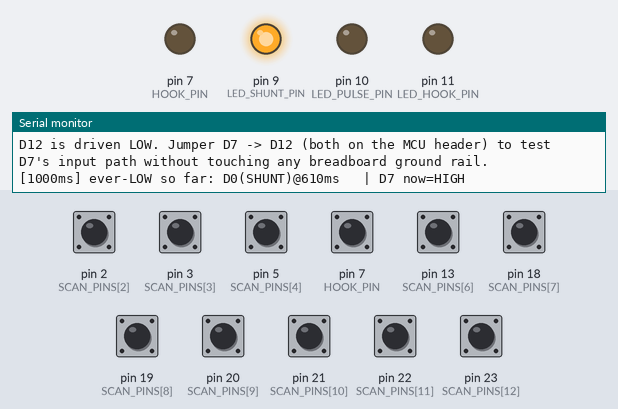
A sketch run on a simulated Arduino Mega 2560, built with avr-gcc and run on an emulated ATmega2560. On the bench: output pins drawn as LEDs (lit = HIGH), the last lines printed to the serial monitor. Inputs (shaded band) come from the test bench; at power-on: pin 2 (SCAN_PINS[2]), pin 3 (SCAN_PINS[3]), pin 5 (SCAN_PINS[4]), pin 7 (HOOK_PIN), pin 13 (SCAN_PINS[6]), pin 18 (SCAN_PINS[7]), pin 19 (SCAN_PINS[8]), pin 20 (SCAN_PINS[9]), pin 21 (SCAN_PINS[10]), pin 22 (SCAN_PINS[11]), pin 23 (SCAN_PINS[12]) HIGH.

Above: at 1.8 s.
1.9 s: pin 7 (HOOK_PIN) pulled LOW for 0.15 s
At 1.97 s:
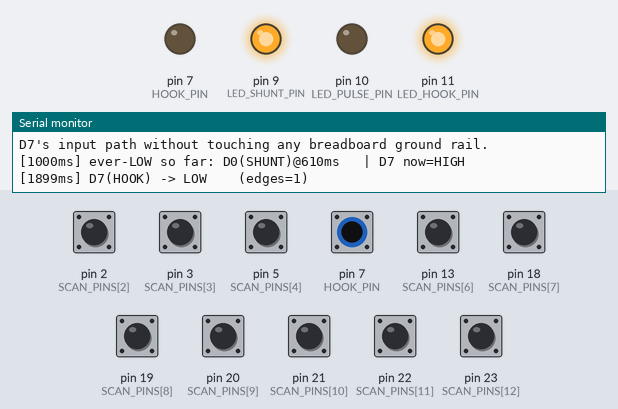
14.4 s: pin 7 (HOOK_PIN) pulled LOW for 1 s
At 16.6 s:
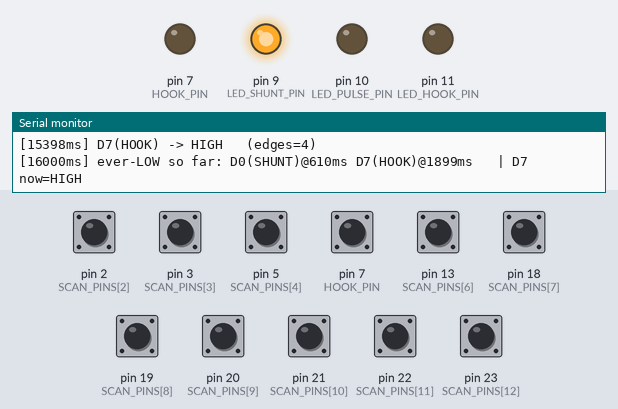
Timing chart, 0 to 18.1 s (numbered marks = the images above; inputs shaded):
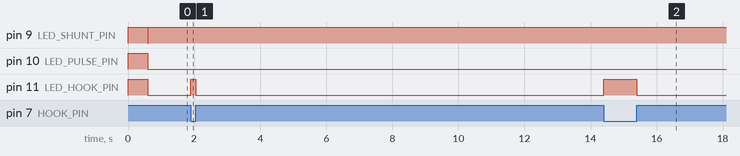

The sketch:

pin_monitor.ino
```cpp
/*
  Diagnostic sketch -- whole-header pin scanner + D7 pin health self-test.

  Rev 3. Rev 2 proved D7's silicon pad is healthy yet nothing external
  ever reached it, while a grounding touch aimed at "D7" showed up on D0
  instead. The ItsyBitsy's long header is numbered 0,1,2,3,5,7,9,10,11,
  12,13 -- pins 4, 6 and 8 live on the short edge -- so counting positions
  silently lands on the wrong pin.

  So this version stops trusting pin identification entirely: it watches
  EVERY free GPIO at once with pull-ups enabled, and reports which pin
  number actually changed. Ground a pin and the board names it for you.

  Latching is kept from rev 2 -- once a pin is seen LOW that is remembered
  with a timestamp, so test timing does not matter. The periodic D7
  drive-low readback self-test is also kept.

  Read at 115200 baud. NEVER open this port at 1200 baud (bootloader
  touch-reset).
*/

static const uint8_t SHUNT_PIN = 0;
static const uint8_t PULSE_PIN = 1;
static const uint8_t HOOK_PIN  = 7;
static const uint8_t LED_SHUNT_PIN = 9;
static const uint8_t LED_PULSE_PIN = 10;
static const uint8_t LED_HOOK_PIN  = 11;

// Every broken-out GPIO except the three LED outputs and D12 (driven LOW
// below as a known-good ground reference). A0..A5 are 18..23.
static const uint8_t SCAN_PINS[] = {0, 1, 2, 3, 5, 7, 13, 18, 19, 20, 21, 22, 23};
static const char *const SCAN_NAMES[] = {
  "D0(SHUNT)", "D1(PULSE)", "D2", "D3", "D5", "D7(HOOK)", "D13",
  "A0", "A1", "A2", "A3", "A4", "A5"
};
static const uint8_t NSCAN = sizeof(SCAN_PINS) / sizeof(SCAN_PINS[0]);

// Driven LOW so a jumper from D7 to D12 tests D7's input path using the
// MCU's own ground -- no breadboard rail involved.
static const uint8_t VIRTUAL_GND_PIN = 12;

static const unsigned long HEARTBEAT_MS = 1000;
static const unsigned long SELFTEST_INTERVAL_MS = 15000;

int lastLvl[NSCAN];
unsigned int edges[NSCAN];
bool everLow[NSCAN];
unsigned long firstLowMs[NSCAN];
unsigned long lastHeartbeat = 0;
unsigned long lastSelfTest = 0;

// Drives D7 low and reads the pad back. This never leaves the die, so it
// clears the silicon without saying anything about the header joint.
static void hookPinSelfTest() {
  pinMode(HOOK_PIN, OUTPUT);
  digitalWrite(HOOK_PIN, LOW);
  delay(5);
  int driven = digitalRead(HOOK_PIN);
  pinMode(HOOK_PIN, INPUT_PULLUP);
  delay(5);
  int pulled = digitalRead(HOOK_PIN);

  Serial.print(F("D7 SELF-TEST: driven-LOW readback="));
  Serial.print(driven == LOW ? F("LOW") : F("HIGH"));
  Serial.print(F("  internal-pullup="));
  Serial.print(pulled == HIGH ? F("HIGH") : F("LOW"));
  Serial.println(driven == LOW ? F("   => pad OK") : F("   => PAD DAMAGED"));
}

void setup() {
  Serial.begin(115200);

  for (uint8_t i = 0; i < NSCAN; i++) {
    pinMode(SCAN_PINS[i], SCAN_PINS[i] == SHUNT_PIN ? INPUT : INPUT_PULLUP);
    lastLvl[i] = -1;
    edges[i] = 0;
    everLow[i] = false;
    firstLowMs[i] = 0;
  }

  pinMode(LED_SHUNT_PIN, OUTPUT);
  pinMode(LED_PULSE_PIN, OUTPUT);
  pinMode(LED_HOOK_PIN, OUTPUT);
  digitalWrite(LED_SHUNT_PIN, HIGH);
  digitalWrite(LED_PULSE_PIN, HIGH);
  digitalWrite(LED_HOOK_PIN, HIGH);
  delay(600);
  digitalWrite(LED_SHUNT_PIN, LOW);
  digitalWrite(LED_PULSE_PIN, LOW);
  digitalWrite(LED_HOOK_PIN, LOW);

  pinMode(VIRTUAL_GND_PIN, OUTPUT);
  digitalWrite(VIRTUAL_GND_PIN, LOW);

  Serial.println(F("=== pin_monitor rev4: scanner + D12 virtual ground ==="));
  Serial.println(F("D12 is driven LOW. Jumper D7 -> D12 (both on the MCU header) to test"));
  Serial.println(F("D7's input path without touching any breadboard ground rail."));
}

void loop() {
  unsigned long now = millis();

  if (now - lastSelfTest >= SELFTEST_INTERVAL_MS) {
    lastSelfTest = now;
    hookPinSelfTest();
  }

  for (uint8_t i = 0; i < NSCAN; i++) {
    int lvl = digitalRead(SCAN_PINS[i]);
    if (lvl != lastLvl[i]) {
      if (lastLvl[i] != -1) {
        edges[i]++;
        Serial.print(F("["));
        Serial.print(now);
        Serial.print(F("ms] "));
        Serial.print(SCAN_NAMES[i]);
        Serial.print(lvl == LOW ? F(" -> LOW ") : F(" -> HIGH"));
        Serial.print(F("   (edges="));
        Serial.print(edges[i]);
        Serial.println(F(")"));
      }
      if (lvl == LOW && !everLow[i]) { everLow[i] = true; firstLowMs[i] = now; }
      lastLvl[i] = lvl;
    }
  }

  digitalWrite(LED_SHUNT_PIN, digitalRead(SHUNT_PIN) == LOW ? HIGH : LOW);
  digitalWrite(LED_PULSE_PIN, digitalRead(PULSE_PIN) == LOW ? HIGH : LOW);
  digitalWrite(LED_HOOK_PIN, digitalRead(HOOK_PIN) == LOW ? HIGH : LOW);

  if (now - lastHeartbeat >= HEARTBEAT_MS) {
    lastHeartbeat = now;
    Serial.print(F("["));
    Serial.print(now);
    Serial.print(F("ms] ever-LOW so far:"));
    bool any = false;
    for (uint8_t i = 0; i < NSCAN; i++) {
      if (everLow[i]) {
        any = true;
        Serial.print(F(" "));
        Serial.print(SCAN_NAMES[i]);
        Serial.print(F("@"));
        Serial.print(firstLowMs[i]);
        Serial.print(F("ms"));
      }
    }
    if (!any) Serial.print(F(" (none)"));
    Serial.print(F("   | D7 now="));
    Serial.println(digitalRead(HOOK_PIN) == LOW ? F("LOW") : F("HIGH"));
  }
}
```

Measured:
- after the input at 1.9 s, pin 11 (LED_HOOK_PIN): LOW → HIGH at once, → LOW 0.15 s later
- after the input at 14.4 s, pin 11 (LED_HOOK_PIN): LOW → HIGH at once, → LOW 1.0 s later
